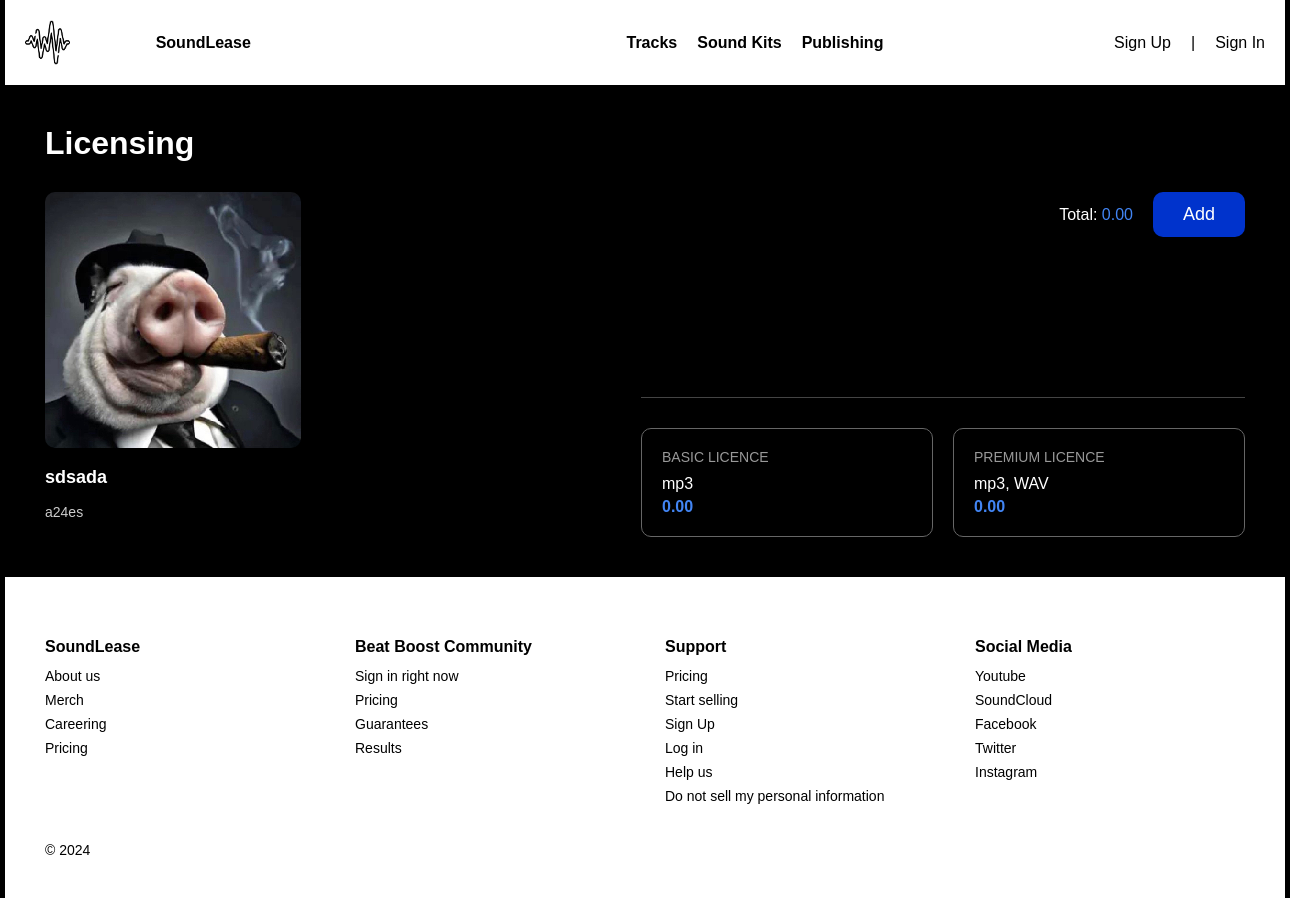
The page /kits/sdsada on the database as committed earlier.
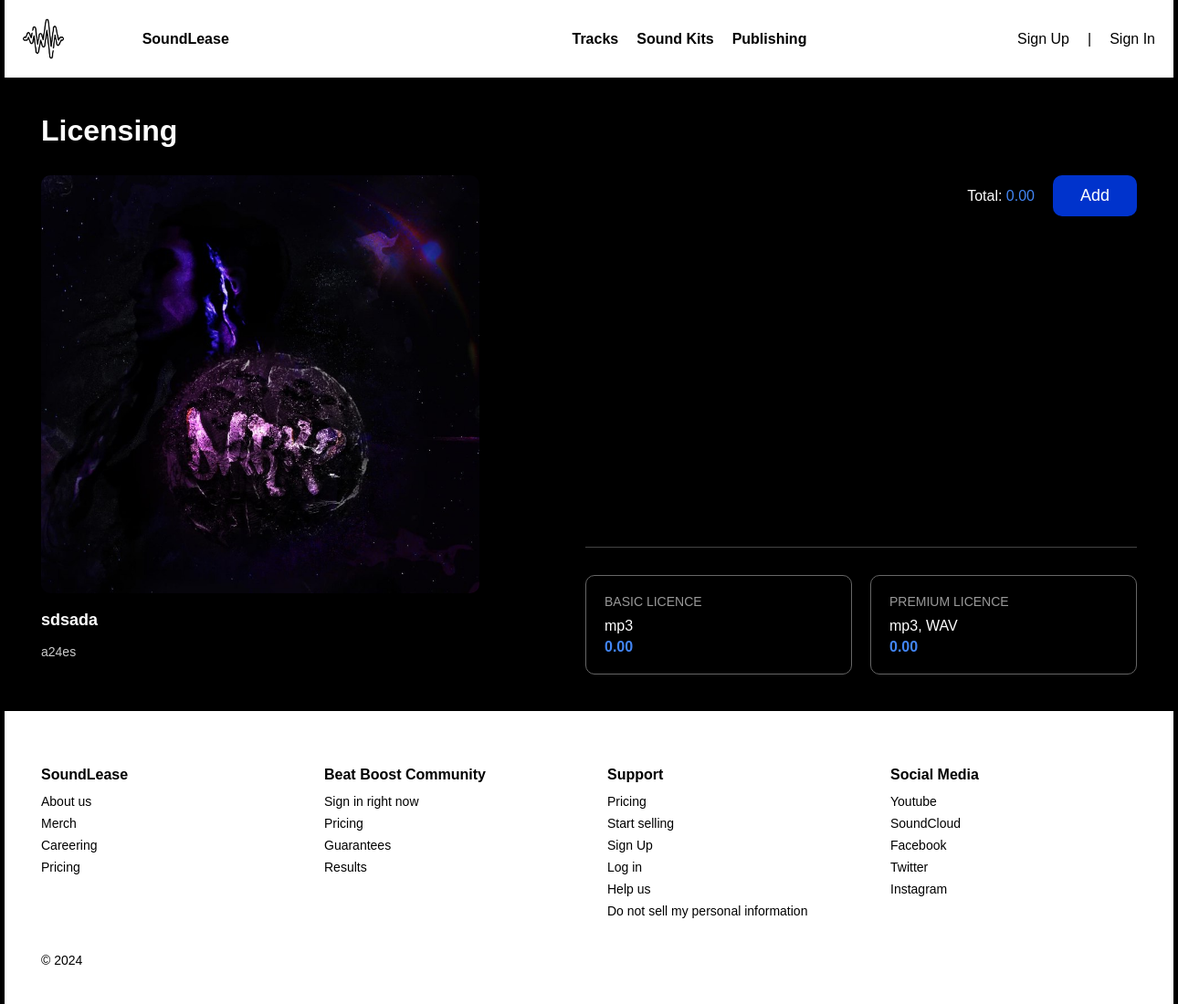
The same page on the database as committed later.
### main/models.py (models this page shows, shortened)
class Kit(models.Model):
    title = models.CharField(max_length=255, verbose_name="Назва набору", help_text="Макс 255 символів")
    slug = models.SlugField(max_length=255, unique=True, verbose_name="Слаг")
    description = models.TextField(blank=True, verbose_name="Опис")
    cover_image = models.ImageField(upload_to='kits/covers/', default="img/default.png", verbose_name="Обкладинка")
    price = models.DecimalField(max_digits=10, decimal_places=2, verbose_name="Ціна",
                                validators=[MinValueValidator(0.00)], default=0.00)
    premium_price = models.DecimalField(max_digits=10, decimal_places=2, verbose_name="Преміум ціна",
                                validators=[MinValueValidator(0.00)], default=0.00)
    author = models.CharField("Автор", max_length=64, help_text="Макс 64 символа", default="Unknown")
    pub_date = models.DateTimeField("Дата публікації", default=timezone.now)
    tags = models.ManyToManyField(Tag, verbose_name="Теги", blank=True)
    license_info = models.TextField(blank=True, verbose_name="Інформація про ліцензію")
    file = models.FileField(upload_to='kits/files/', verbose_name="Файли набору (ZIP)", blank=False, null=False,
                            default='kits/files/icon.7z')
    objects = models.Manager()
    class Meta:
        ordering = ["-pub_date"]
        verbose_name = "Кіт"
        verbose_name_plural = "Кіти"

### main/views.py (the view)
# urls.py: path(r"kits/<slug:slug>", KitDetail.as_view(), name="kit-detail"),
class KitDetail(DetailView):
    model = Kit
    template_name = "main/kit_detail.html"
    context_object_name = "kit"
    slug_field = "slug"
    slug_url_kwargs = "slug"
    def get_context_data(self, **kwargs):
        context = super(KitDetail, self).get_context_data(**kwargs)
        try:
            context["Tag"] = Tag.objects.get(slug=self.kwargs.get('slug'))
        except:
            context["Tag"] = None
        return context

### main/templates/main/kit_detail.html (shortened to what this page needs)
{% extends 'main/main_layout.html' %}
{% load static %}
{% block content %}
<div class="container6">
    <div class="title6">Licensing</div>
    <div class="content6">
      <div class="left6">
        <img src="{{ kit.cover_image.url }}" alt="Track Cover" class="cover6" />
        <div class="description6">
          <strong>{{ kit.title }}</strong>
          <p>{{ kit.description }}</p>
        </div>
      </div>
      <div class="right6">
        <div class="top-right6">
          <div class="total6">Total: <span>{{ kit.premium_price }}</span></div>
          <button class="add-button6">Add</button>
        </div>
        <div class="license-options6">
          <div class="license-card6">
            <div class="license-card-title6">BASIC LICENCE</div>
            <div class="license-details6">mp3</div>
            <div class="price6">{{ kit.price }}</div>
          </div>
          <div class="license-card6">
            <div class="license-card-title6">PREMIUM LICENCE</div>
            <div class="license-details6">mp3, WAV</div>
            <div class="price6">{{ kit.premium_price }}</div>
          </div>
        </div>
      </div>
    </div>
  </div>
{% endblock %}

### main/templates/main/main_layout.html (shortened to what this page needs)
{% load static %}
<!DOCTYPE html>
<html lang="en">
<head>
  <link rel="stylesheet" href="{% static 'css/style.css' %}" >
  <link rel="stylesheet" href="{% static 'css/style2.css' %}" >
</head>
<body>
  <header>
    <img class="logogo" src="{% static 'img/logo.png' %}" alt="">
    <div class="logo"><strong><a class="SL" href="{% url 'home' %}">SoundLease</a></strong></div>
    <div class="nav-links">
      <a class="buttonz" href="{% url 'beat-list' %}">
        <div>Tracks</div>
      </a>
      <a class="buttonz" href="{% url 'kit-list' %}">
        <div>Sound Kits</div>
      </a>
      <a class="buttonz" href="{% url 'publishing' %}">
        <div>Publishing</div>
      </a>
    </div>
    <div class="nav-right">
      {% if request.user.is_authenticated %}
      <div class="start-selling">Start Selling</div>
      <a class="huu" href="{% url 'logout' %}">
        <div>Log out</div>
      </a>
      {% else %}
      <a class="huu" href="{% url 'register' %}">
        <div>Sign Up</div>
      </a>
      <div>|</div>
      <a class="huu" href="{% url 'login' %}">
        <div>Sign In</div>
      </a>
      {% endif %}
    </div>
  </header>
  {% block content %} {% endblock %}
  <footer>
    <div class="footer-grid">
      <div class="footer-column">
        <h4 class="wave-icon">SoundLease</h4>
        <ul>
          <li>About us</li>
          <li>Merch</li>
          <li>Careering</li>
          <li>Pricing</li>
        </ul>
      </div>
      <div class="footer-column">
        <h4>Beat Boost Community</h4>
        <ul>
          <li>Sign in right now</li>
          <li>Pricing</li>
          <li>Guarantees</li>
          <li>Results</li>
        </ul>
      </div>
      <div class="footer-column">
        <h4>Support</h4>
        <ul>
          <li>Pricing</li>
          <li>Start selling</li>
          <li>Sign Up</li>
          <li>Log in</li>
          <li>Help us</li>
          <li>Do not sell my personal information</li>
        </ul>
      </div>
      <div class="footer-column">
        <h4>Social Media</h4>
        <ul>
          <li>Youtube</li>
          <li>SoundCloud</li>
          <li>Facebook</li>
          <li>Twitter</li>
          <li>Instagram</li>
        </ul>
      </div>
    </div>
    <div class="copyright">© 2024</div>
  </footer>
</body>
</html>

### main/static/css/style.css (style rules this page uses)
body { margin: 0; font-family: Arial, sans-serif; background-color: #000; color: #fff; width: 1280px; margin: 0 auto; }
header { display: flex; justify-content: space-between; align-items: center; padding: 20px; background-color: #fff; color: #000; }
.nav-links { display: flex; gap: 20px; font-weight: bold; }
.nav-right { display: flex; align-items: center; gap: 20px; }
.logogo { height: 45px; width: 45px; }
.logo { position: relative; right: 145px; }
.buttonz { text-decoration: none; color: black; }
footer { background-color: #fff; color: #000; padding: 40px; font-size: 14px; }
.footer-grid { display: grid; grid-template-columns: repeat(4, 1fr); gap: 40px; }
.footer-column h4 { margin-bottom: 12px; font-size: 16px; }
.footer-column ul { list-style: none; padding: 0; margin: 0; }
.footer-column ul li { margin-bottom: 8px; }
.copyright { margin-top: 30px; text-align: left; font-size: 14px; }
.wave-icon { font-weight: bold; font-size: 16px; }
.huu { text-decoration: none; color: black; }
.SL { text-decoration: none; color: black; }
.container6 { width: 1200px; margin: 0 auto; padding: 40px 20px; }
.title6 { font-size: 32px; font-weight: bold; margin-bottom: 30px; }
.content6 { display: flex; justify-content: space-between; flex-wrap: wrap; }
.left6 { max-width: 480px; }
.cover6 { width: 100%; border-radius: 10px; }
.description6 { margin-top: 15px; }
.description6 strong { display: block; font-size: 18px; margin-bottom: 5px; }
.description6 p { color: #ccc; line-height: 1.5; font-size: 14px; }
.right6 { max-width: 680px; display: flex; flex-direction: column; justify-content: space-between; }
.top-right6 { display: flex; align-items: center; justify-content: flex-end; margin-bottom: 20px; }
.total6 { font-size: 16px; margin-right: 20px; }
.total6 span { color: #4285f4; }
.add-button6 { background-color: #0033cc; color: white; border: none; border-radius: 10px; padding: 12px 30px; font-size: 18px; cursor: pointer; }
.license-options6 { display: flex; gap: 20px; margin-top: 30px; border-top: 1px solid #444; padding-top: 30px; }
.license-card6 { border: 1px solid #666; border-radius: 10px; padding: 20px; width: 250px; }
.license-card-title6 { color: #999; font-size: 14px; margin-bottom: 10px; }
.license-details6 { font-size: 16px; margin-bottom: 5px; }
.price6 { color: #4285f4; font-weight: bold; }

### main/static/css/style2.css (style rules this page uses)
body { font-family: sans-serif; background-color: #000000; }
button { background-color: #cc0000; color: #fff; padding: 10px 20px; border: none; border-radius: 3px; cursor: pointer; }
a { color: #cc0000; text-decoration: none; }
p { color: white; }

Rows that differ between the two databases and show on the page:
changed Kit "sdsada": cover_image: a different picture
